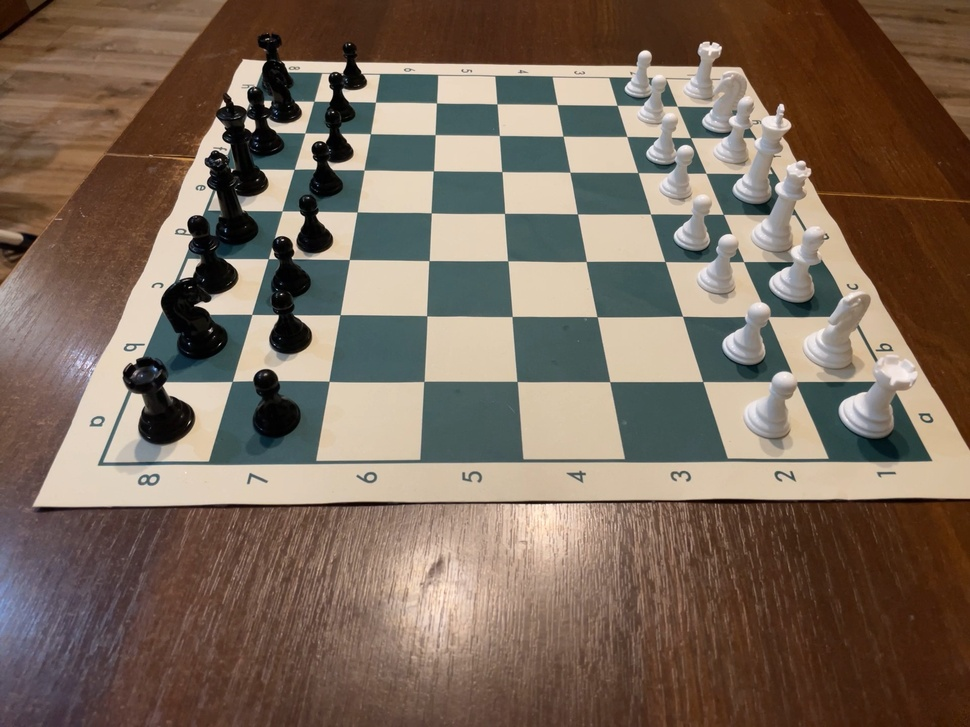
#> input picture mock/1.jpg, 970 x 727 px, shrunk from 1920 x 1440 before the run; its folder holds only this picture in this run
$ python -i slid.py   (imports and definitions only)
#> lines starting #> are read from the running program, lines starting #| are printed output that depends on the picture
### LiveChess2FEN/detectboard/debug.py
"""This is the module for debugging utilities."""


import itertools
from copy import copy
from random import randint

import cv2
import numpy as np


DEBUG = True  # Set it to `True`/`False` to enable/disable debug images
COUNTER = itertools.count()
DEBUG_SAVE_DIR = "/home/vycka/projects/ChessGameTracker/data/boards/debug_steps/"


def rand_color():
    """Return a random rgb color."""
    return randint(0, 255), randint(0, 255), randint(0, 255)


class DebugImage:
    """Represent a debug image.

    This class is used for drawing points and lines and saving the
    resulting image.
    """

    def __init__(self, img):
        """Initialize an instance of the `DebugImage`."""
        if DEBUG:
            if isinstance(img, tuple):
                img = np.zeros((img[0], img[1], 3), np.uint8)
            if len(img.shape) < 3:
                img = cv2.cvtColor(img, cv2.COLOR_GRAY2RGB)
            self.img = copy(img)

    def lines(self, _lines, color=(0, 0, 255), size=2):
        """Draw lines in the image."""
        if DEBUG:
            for li1, li2 in _lines:
                cv2.line(self.img, tuple(li1), tuple(li2), color, size)
        return self

    # [8 lines left out: function points, not called in this run]

    def save(self, filename, prefix=True):
        """Save the image."""
        global COUNTER
        if DEBUG:
            if prefix:
                __prefix = "__debug_" + "%04d" % int(next(COUNTER)) + "_"
            else:
                __prefix = ""

            cv2.imwrite(
                DEBUG_SAVE_DIR + __prefix + filename + ".jpg", self.img
            )

### LiveChess2FEN/detectboard/slid.py
"""This is the straight-line-detector module."""


import math

import cv2
import numpy as np

from LiveChess2FEN.detectboard import debug


def __slid_segments(img):
    """Find all segments in the image using different settings.

    :param img: Image to search.

    :return: A list of all the segments found.
    """

    def detect_edges(img):
        """Apply Canny edge detector (automatic threshold)."""
        sigma = 0.25
        v = np.median(img)
        img = cv2.medianBlur(img, 5)
        img = cv2.GaussianBlur(img, (7, 7), 2)
        lower = int(max(0, (1.0 - sigma) * v))
        upper = int(min(255, (1.0 + sigma) * v))
        return cv2.Canny(img, lower, upper)

    def simplify_image(img, limit, grid, iters):
        """Simplify image using CLAHE algorithm.

        This function simplifies an image using the CLAHE algorithm
        (adaptive histogram equalization).
        """
        img = cv2.cvtColor(img, cv2.COLOR_BGR2GRAY)
        for _ in range(iters):
            img = cv2.createCLAHE(clipLimit=limit, tileGridSize=grid).apply(
                img
            )
        debug.DebugImage(img).save("slid_clahe_@1")
        if limit != 0:
            kernel = np.ones((10, 10), np.uint8)
            img = cv2.morphologyEx(img, cv2.MORPH_CLOSE, kernel)
            debug.DebugImage(img).save("slid_clahe_@2")
        return img

    def detect_lines(img):
        """Detect lines using the probabilistic Hough transform."""
        beta = 2
        lines = cv2.HoughLinesP(
            img,
            rho=1,
            theta=np.pi / 360 * beta,
            threshold=40,
            minLineLength=50,
            maxLineGap=15,
        )  # [40, 40, 10]
        if lines is None:
            return []

        __lines = []
        for line in np.reshape(lines, (-1, 4)):
            __lines.append(
                [[int(line[0]), int(line[1])], [int(line[2]), int(line[3])]]
            )
        return __lines

    clahe_settings = [
        [3, (2, 6), 5],  # @1
        [3, (6, 2), 5],  # @2
        [5, (3, 3), 5],  # @3
        [0, (0, 0), 0],
    ]  # EE

    segments = []
    i = 0
    for key, arr in enumerate(clahe_settings):
        tmp = simplify_image(img, limit=arr[0], grid=arr[1], iters=arr[2])
        __segments = detect_lines(detect_edges(tmp))
        segments += __segments
        i += 1
        debug.DebugImage(detect_edges(tmp)).lines(__segments).save(
            "pslid_F%d" % i
        )
    return segments


# [196 lines left out: functions __scale_lines, slid, not called in this run]

>>> import cv2
>>> picture = cv2.imread('../../mock/1.jpg')
#> picture is the input picture: shape (727, 970, 3); mean B, G, R 91, 105.5, 122.5
>>> result = __slid_segments(picture)
#> the loop in __slid_segments, `for key, arr in enumerate(clahe_settings):` made 4 passes
#> pass 1, in simplify_image, `img = cv2.cvtColor(img, cv2.COLOR_BGR2GRAY)`:
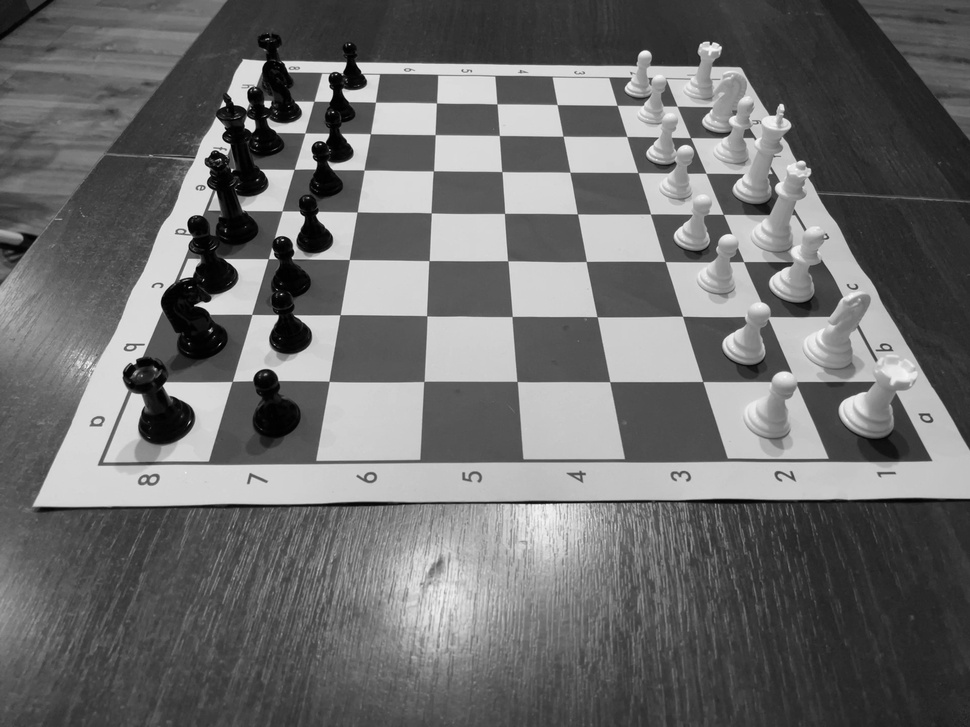
#> img: shape (727, 970); min 0, max 251, mean 108.9
#> pass 1, in __init__, `img = cv2.cvtColor(img, cv2.COLOR_GRAY2RGB)`:
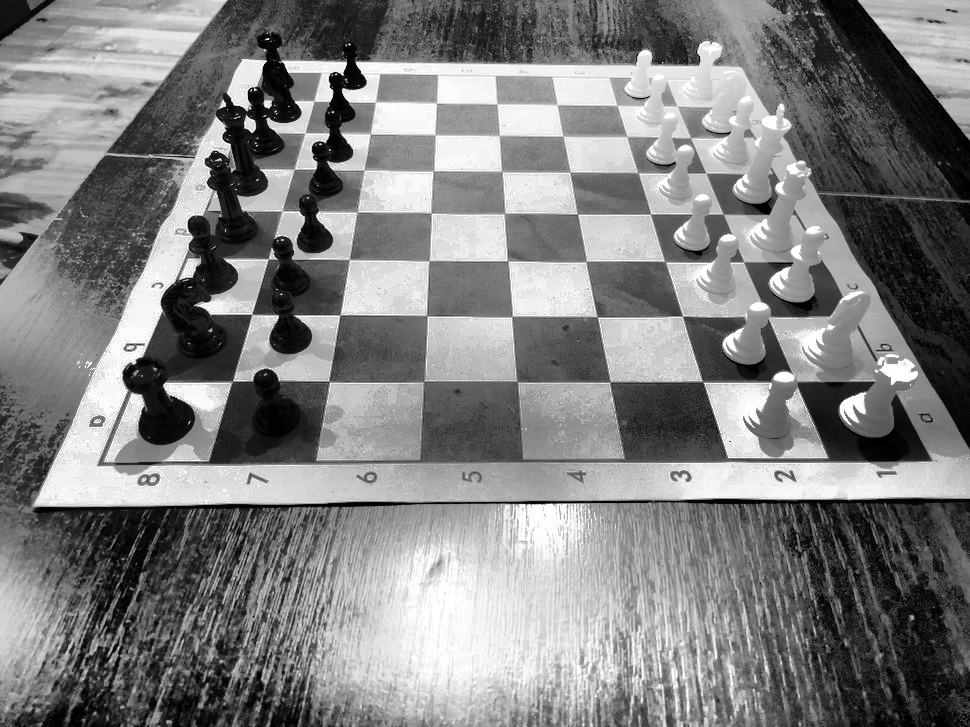
#> img: shape (727, 970, 3); min 0, max 255, mean 127.9
#> pass 1, in simplify_image, `img = cv2.morphologyEx(img, cv2.MORPH_CLOSE, kernel)`:
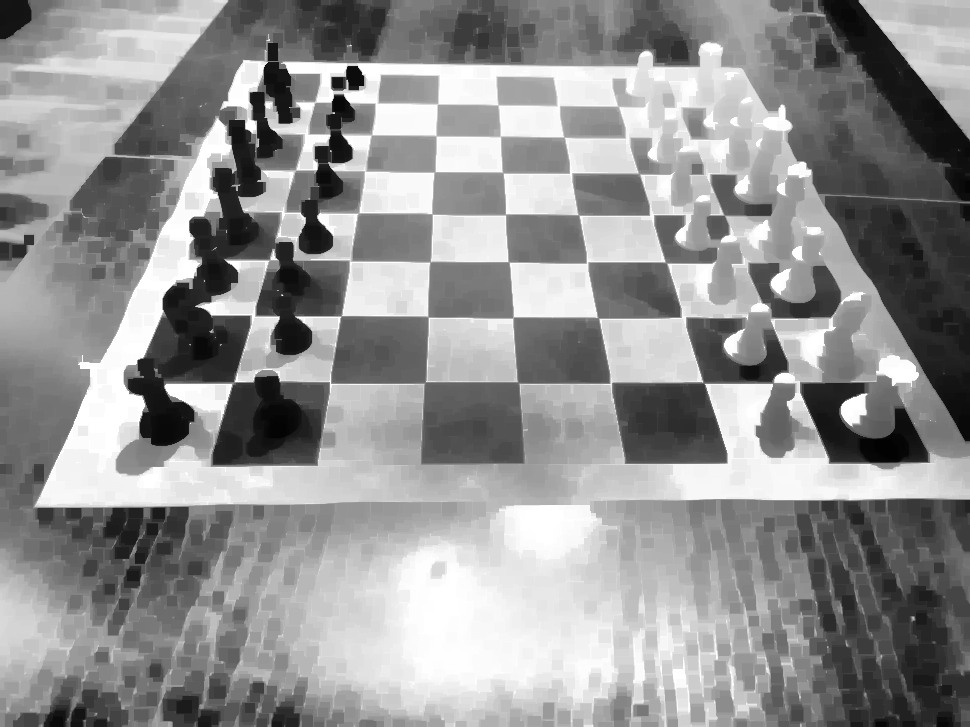
#> img: shape (727, 970); min 2, max 255, mean 146.2
#> after the loop in __slid_segments, `for key, arr in enumerate(clahe_settings):`: i = 4
#> result = 315 items
